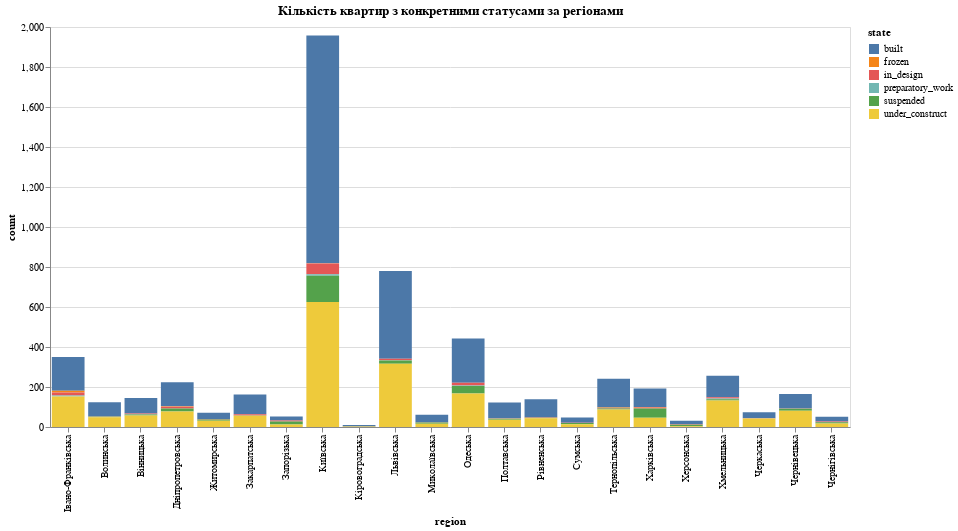

Notebook cell for this chart:
### Code cell
# Створюємо графік з кількістю пропозиції в період 2023-04-24
chart1 = alt.Chart(grouped_data_1).mark_bar().encode(
    x='region:N',
    y='count:Q',
    color='state:N',  # Додаємо кодування кольору за статусом
    tooltip=['region', 'state', 'count']
).properties(
    title='Кількість квартир з конкретними статусами за регіонами',
    width=800,  
    height=400  
)

chart1

### Figure 1 — Vega-Lite specification as saved in the notebook (floating-point values rounded to 4 significant figures)
{"config": {"view": {"continuousWidth": 300, "continuousHeight": 300}}, "data": {"name": "data-1c82eb5f52c5362cfb953006b10020d0"}, "mark": {"type": "bar"}, "encoding": {"color": {"field": "state", "type": "nominal"}, "tooltip": [{"field": "region", "type": "nominal"}, {"field": "state", "type": "nominal"}, {"field": "count", "type": "quantitative"}], "x": {"field": "region", "type": "nominal"}, "y": {"field": "count", "type": "quantitative"}}, "height": 400, "title": "Кількість квартир з конкретними статусами за регіонами", "width": 800, "$schema": "https://vega.github.io/schema/vega-lite/v5.17.0.json", "datasets": {"data-1c82eb5f52c5362cfb953006b10020d0": [{"region": "Івано-Франківська", "state": "built", "count": 169}, {"region": "Івано-Франківська", "state": "frozen", "count": 8}, {"region": "Івано-Франківська", "state": "in_design", "count": 16}, {"region": "Івано-Франківська", "state": "preparatory_work", "count": 4}, {"region": "Івано-Франківська", "state": "suspended", "count": 1}, {"region": "Івано-Франківська", "state": "under_construct", "count": 152}, {"region": "Волинська", "state": "built", "count": 72}, {"region": "Волинська", "state": "frozen", "count": 1}, {"region": "Волинська", "state": "suspended", "count": 2}, {"region": "Волинська", "state": "under_construct", "count": 49}, {"region": "Вінницька", "state": "built", "count": 78}, {"region": "Вінницька", "state": "in_design", "count": 3}, {"region": "Вінницька", "state": "preparatory_work", "count": 1}, {"region": "Вінницька", "state": "suspended", "count": 6}, {"region": "Вінницька", "state": "under_construct", "count": 57}, {"region": "Дніпропетровська", "state": "built", "count": 120}, {"region": "Дніпропетровська", "state": "frozen", "count": 3}, {"region": "Дніпропетровська", "state": "in_design", "count": 9}, {"region": "Дніпропетровська", "state": "suspended", "count": 15}, {"region": "Дніпропетровська", "state": "under_construct", "count": 77}, {"region": "Житомирська", "state": "built", "count": 31}, {"region": "Житомирська", "state": "in_design", "count": 3}, {"region": "Житомирська", "state": "suspended", "count": 6}, {"region": "Житомирська", "state": "under_construct", "count": 31}, {"region": "Закарпатська", "state": "built", "count": 99}, {"region": "Закарпатська", "state": "in_design", "count": 6}, {"region": "Закарпатська", "state": "suspended", "count": 2}, {"region": "Закарпатська", "state": "under_construct", "count": 56}, {"region": "Запорізька", "state": "built", "count": 20}, {"region": "Запорізька", "state": "in_design", "count": 6}, {"region": "Запорізька", "state": "suspended", "count": 15}, {"region": "Запорізька", "state": "under_construct", "count": 12}, {"region": "Київська", "state": "built", "count": 1139}, {"region": "Київська", "state": "frozen", "count": 1}, {"region": "Київська", "state": "in_design", "count": 54}, {"region": "Київська", "state": "preparatory_work", "count": 8}, {"region": "Київська", "state": "suspended", "count": 131}, {"region": "Київська", "state": "under_construct", "count": 625}, {"region": "Кіровоградська", "state": "built", "count": 7}, {"region": "Кіровоградська", "state": "in_design", "count": 1}, {"region": "Кіровоградська", "state": "under_construct", "count": 2}, {"region": "Львівська", "state": "built", "count": 439}, {"region": "Львівська", "state": "in_design", "count": 7}, {"region": "Львівська", "state": "preparatory_work", "count": 2}, {"region": "Львівська", "state": "suspended", "count": 16}, {"region": "Львівська", "state": "under_construct", "count": 316}, {"region": "Миколаївська", "state": "built", "count": 37}, {"region": "Миколаївська", "state": "in_design", "count": 1}, {"region": "Миколаївська", "state": "suspended", "count": 7}, {"region": "Миколаївська", "state": "under_construct", "count": 16}, {"region": "Одеська", "state": "built", "count": 222}, {"region": "Одеська", "state": "in_design", "count": 14}, {"region": "Одеська", "state": "preparatory_work", "count": 2}, {"region": "Одеська", "state": "suspended", "count": 37}, {"region": "Одеська", "state": "under_construct", "count": 168}, {"region": "Полтавська", "state": "built", "count": 77}, {"region": "Полтавська", "state": "in_design", "count": 3}, {"region": "Полтавська", "state": "preparatory_work", "count": 1}, {"region": "Полтавська", "state": "suspended", "count": 5}, {"region": "Полтавська", "state": "under_construct", "count": 36}, {"region": "Рівненська", "state": "built", "count": 90}, {"region": "Рівненська", "state": "in_design", "count": 3}, {"region": "Рівненська", "state": "suspended", "count": 2}, {"region": "Рівненська", "state": "under_construct", "count": 44}, {"region": "Сумська", "state": "built", "count": 26}, {"region": "Сумська", "state": "in_design", "count": 1}, {"region": "Сумська", "state": "suspended", "count": 6}, {"region": "Сумська", "state": "under_construct", "count": 14}, {"region": "Тернопільська", "state": "built", "count": 144}, {"region": "Тернопільська", "state": "frozen", "count": 2}, {"region": "Тернопільська", "state": "in_design", "count": 3}, {"region": "Тернопільська", "state": "suspended", "count": 5}, {"region": "Тернопільська", "state": "under_construct", "count": 87}, {"region": "Харківська", "state": "built", "count": 93}, {"region": "Харківська", "state": "frozen", "count": 2}, {"region": "Харківська", "state": "in_design", "count": 6}, {"region": "Харківська", "state": "suspended", "count": 46}, {"region": "Харківська", "state": "under_construct", "count": 46}, {"region": "Херсонська", "state": "built", "count": 17}, {"region": "Херсонська", "state": "in_design", "count": 3}, {"region": "Херсонська", "state": "suspended", "count": 7}, {"region": "Херсонська", "state": "under_construct", "count": 4}, {"region": "Хмельницька", "state": "built", "count": 107}, {"region": "Хмельницька", "state": "in_design", "count": 6}, {"region": "Хмельницька", "state": "preparatory_work", "count": 4}, {"region": "Хмельницька", "state": "suspended", "count": 7}, {"region": "Хмельницька", "state": "under_construct", "count": 132}, {"region": "Черкаська", "state": "built", "count": 30}, {"region": "Черкаська", "state": "in_design", "count": 2}, {"region": "Черкаська", "state": "under_construct", "count": 42}, {"region": "Чернівецька", "state": "built", "count": 72}, {"region": "Чернівецька", "state": "in_design", "count": 2}, {"region": "Чернівецька", "state": "suspended", "count": 10}, {"region": "Чернівецька", "state": "under_construct", "count": 81}, {"region": "Чернігівська", "state": "built", "count": 24}, {"region": "Чернігівська", "state": "in_design", "count": 3}, {"region": "Чернігівська", "state": "suspended", "count": 6}, {"region": "Чернігівська", "state": "under_construct", "count": 18}]}}
